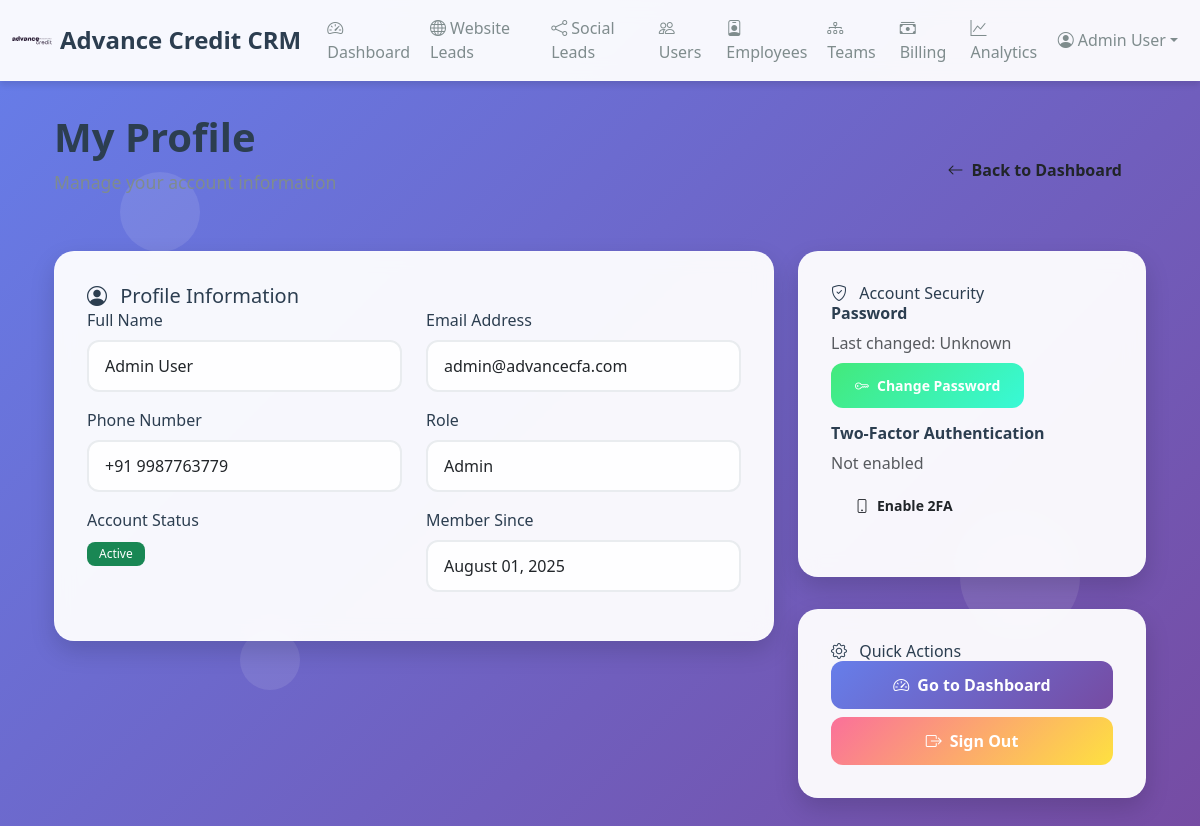
/crm/profile (signed in), run on the app's committed database.
### src/shared/crm_models.py (models this page shows)
class User(CRMBase):
    __tablename__ = "users"
    user_id = Column(Integer, primary_key=True, index=True)
    name = Column(String(128), nullable=False)
    email = Column(String(128), unique=True, nullable=False)
    phone = Column(String(32), unique=True, nullable=False)
    password_hash = Column(String(128), nullable=False)
    role = Column(String(32), default="employee")
    is_active = Column(Boolean, default=True)
    created_at = Column(DateTime, server_default=func.now())
    employee = relationship("Employee", back_populates="user", uselist=False)

### src/crm/routes.py (the view)
@router.get("/profile", response_class=HTMLResponse)
def user_profile(request: Request, db: Session = Depends(get_db)):
    if not request.session.get("user_id"):
        return RedirectResponse("/crm/login", status_code=status.HTTP_302_FOUND)
    user_id = request.session.get("user_id")
    user = db.query(User).filter(User.user_id == user_id).first()
    if not user:
        return RedirectResponse("/crm/login", status_code=status.HTTP_302_FOUND)
    return templates.TemplateResponse("profile.html", {
        "request": request,
        "user": user
    })

### src/crm/templates/profile.html (shortened to what this page needs)
{% extends 'base.html' %}
{% block content %}
<div class="container-fluid">
    <div class="d-flex justify-content-between align-items-center mb-4">
        <div>
            <h1 class="page-title">My Profile</h1>
            <p class="page-subtitle">Manage your account information</p>
        </div>
        <a href="/dashboard" class="btn btn-modern btn-secondary-modern">
            <i class="bi bi-arrow-left me-2"></i>Back to Dashboard
        </a>
    </div>
    <div class="row">
        <div class="col-lg-8">
            <div class="glass-card">
                <div class="card-header">
                    <h5 class="mb-0">
                        <i class="bi bi-person-circle me-2"></i>
                        Profile Information
                    </h5>
                </div>
                <div class="card-body">
                    <div class="row">
                        <div class="col-md-6 mb-3">
                            <label class="form-label">Full Name</label>
                            <input type="text" class="form-control form-control-modern" value="{{ user.name }}" readonly>
                        </div>
                        <div class="col-md-6 mb-3">
                            <label class="form-label">Email Address</label>
                            <input type="email" class="form-control form-control-modern" value="{{ user.email }}" readonly>
                        </div>
                    </div>
                    <div class="row">
                        <div class="col-md-6 mb-3">
                            <label class="form-label">Phone Number</label>
                            <input type="text" class="form-control form-control-modern" value="{{ user.phone }}" readonly>
                        </div>
                        <div class="col-md-6 mb-3">
                            <label class="form-label">Role</label>
                            <input type="text" class="form-control form-control-modern" value="{{ user.role|title }}" readonly>
                        </div>
                    </div>
                    <div class="row">
                        <div class="col-md-6 mb-3">
                            <label class="form-label">Account Status</label>
                            <div>
                                {% if user.is_active %}
                                <span class="badge badge-modern bg-success">Active</span>
                                {% else %}
                                <span class="badge badge-modern bg-danger">Inactive</span>
                                {% endif %}
                            </div>
                        </div>
                        <div class="col-md-6 mb-3">
                            <label class="form-label">Member Since</label>
                            <input type="text" class="form-control form-control-modern" value="{{ user.created_at.strftime('%B %d, %Y') }}" readonly>
                        </div>
                    </div>
                </div>
            </div>
        </div>
        <div class="col-lg-4">
            <div class="glass-card">
                <div class="card-header">
                    <h6 class="mb-0">
                        <i class="bi bi-shield-check me-2"></i>
                        Account Security
                    </h6>
                </div>
                <div class="card-body">
                    <div class="mb-3">
                        <h6 class="fw-bold">Password</h6>
                        <p class="text-muted mb-2">Last changed: Unknown</p>
                        <button class="btn btn-modern btn-warning-modern btn-sm">
                            <i class="bi bi-key me-2"></i>Change Password
                        </button>
                    </div>
                    <div class="mb-3">
                        <h6 class="fw-bold">Two-Factor Authentication</h6>
                        <p class="text-muted mb-2">Not enabled</p>
                        <button class="btn btn-modern btn-secondary-modern btn-sm">
                            <i class="bi bi-phone me-2"></i>Enable 2FA
                        </button>
                    </div>
                </div>
            </div>
            <div class="glass-card mt-4">
                <div class="card-header">
                    <h6 class="mb-0">
                        <i class="bi bi-gear me-2"></i>
                        Quick Actions
                    </h6>
                </div>
                <div class="card-body">
                    <div class="d-grid gap-2">
                        <a href="/dashboard" class="btn btn-modern btn-primary-modern">
                            <i class="bi bi-speedometer2 me-2"></i>Go to Dashboard
                        </a>
                        <a href="/logout" class="btn btn-modern btn-danger-modern">
                            <i class="bi bi-box-arrow-right me-2"></i>Sign Out
                        </a>
                    </div>
                </div>
            </div>
        </div>
    </div>
</div>
{% endblock %}

### src/crm/templates/base.html (shortened to what this page needs)
<!DOCTYPE html>
<html lang="en">
<head>
    <link href="https://cdn.jsdelivr.net/npm/bootstrap@5.3.0/dist/css/bootstrap.min.css" rel="stylesheet">
    <link href="https://cdn.jsdelivr.net/npm/bootstrap-icons@1.10.0/font/bootstrap-icons.css" rel="stylesheet">
</head>
<body>
    <div class="floating-shapes">
        <div class="shape"></div>
        <div class="shape"></div>
        <div class="shape"></div>
    </div>
    <nav class="navbar navbar-expand-lg">
        <div class="container-fluid">
            <a class="navbar-brand d-flex align-items-center" href="/crm/dashboard">
                <img src="/crm/static/ac-logo-1.svg" alt="Logo" width="40" height="40" class="me-2">
                Advance Credit CRM
            </a>
            <div class="collapse navbar-collapse" id="navbarNav">
                <ul class="navbar-nav me-auto">
                    <li class="nav-item">
                        <a class="nav-link {% if request.url.path == '/crm/dashboard' %}active{% endif %}" href="/crm/dashboard">
                            <i class="bi bi-speedometer2 me-1"></i>Dashboard
                        </a>
                    </li>
                    <li class="nav-item">
                        <a class="nav-link {% if request.url.path.startswith('/crm/website-leads') %}active{% endif %}" href="/crm/website-leads">
                            <i class="bi bi-globe me-1"></i>Website Leads
                        </a>
                    </li>
                    <li class="nav-item">
                        <a class="nav-link {% if request.url.path.startswith('/crm/social-leads') %}active{% endif %}" href="/crm/social-leads">
                            <i class="bi bi-share me-1"></i>Social Leads
                        </a>
                    </li>
                    <li class="nav-item">
                        <a class="nav-link {% if request.url.path.startswith('/crm/users') %}active{% endif %}" href="/crm/users">
                            <i class="bi bi-people me-1"></i>Users
                        </a>
                    </li>
                    <li class="nav-item">
                        <a class="nav-link {% if request.url.path.startswith('/crm/employees') %}active{% endif %}" href="/crm/employees">
                            <i class="bi bi-person-badge me-1"></i>Employees
                        </a>
                    </li>
                    <li class="nav-item">
                        <a class="nav-link {% if request.url.path.startswith('/crm/teams') %}active{% endif %}" href="/crm/teams">
                            <i class="bi bi-diagram-3 me-1"></i>Teams
                        </a>
                    </li>
                    <li class="nav-item">
                        <a class="nav-link {% if request.url.path.startswith('/crm/billing') %}active{% endif %}" href="/crm/billing">
                            <i class="bi bi-cash-stack me-1"></i>Billing
                        </a>
                    </li>
                    <li class="nav-item">
                        <a class="nav-link {% if request.url.path.startswith('/crm/analytics') %}active{% endif %}" href="/crm/analytics">
                            <i class="bi bi-graph-up me-1"></i>Analytics
                        </a>
                    </li>
                </ul>
                <ul class="navbar-nav">
                    {% if request.session.get('user_id') %}
                    <li class="nav-item dropdown">
                        <a class="nav-link dropdown-toggle d-flex align-items-center" href="#" data-bs-toggle="dropdown">
                            <i class="bi bi-person-circle me-1"></i>
                            {{ request.session.get('user_name', 'Profile') }}
                        </a>
                    </li>
                    {% else %}
                    <li class="nav-item">
                        <a class="nav-link" href="/crm/login"><i class="bi bi-box-arrow-in-right me-1"></i>Login</a>
                    </li>
                    {% endif %}
                </ul>
            </div>
        </div>
    </nav>
    <div class="main-container">
        <div class="container">
            {% block content %}{% endblock %}
        </div>
    </div>
</body>
</html>

### src/crm/templates/base.html (style rules this page uses)
:root { --primary-gradient: linear-gradient(135deg, #667eea 0%, #764ba2 100%); --secondary-gradient: linear-gradient(135deg, #f093fb 0%, #f5576c 100%); --success-gradient: linear-gradient(135deg, #4facfe 0%, #00f2fe 100%); --warning-gradient: linear-gradient(135deg, #43e97b 0%, #38f9d7 100%); --danger-gradient: linear-gradient(135deg, #fa709a 0%, #fee140 100%); --glass-bg: rgba(255, 255, 255, 0.95); --glass-border: rgba(255, 255, 255, 0.2); --text-primary: #2c3e50; --text-secondary: #7f8c8d; --shadow-light: 0 4px 6px rgba(0, 0, 0, 0.1); --shadow-medium: 0 10px 25px rgba(0, 0, 0, 0.15); --shadow-heavy: 0 20px 40px rgba(0, 0, 0, 0.1); }
body { background: var(--primary-gradient); min-height: 100vh; font-family: 'Segoe UI', Tahoma, Geneva, Verdana, sans-serif; color: var(--text-primary); }
.navbar { background: var(--glass-bg); backdrop-filter: blur(10px); border-bottom: 1px solid var(--glass-border); box-shadow: var(--shadow-light); }
.navbar-brand { font-weight: 700; font-size: 1.5rem; color: var(--text-primary) !important; }
.nav-link { color: var(--text-secondary) !important; font-weight: 500; transition: all 0.3s ease; border-radius: 8px; margin: 0 2px; }
.main-container { min-height: calc(100vh - 80px); padding: 2rem 0; }
.glass-card { background: var(--glass-bg); backdrop-filter: blur(10px); border-radius: 20px; border: 1px solid var(--glass-border); box-shadow: var(--shadow-medium); padding: 2rem; margin-bottom: 2rem; }
.btn-modern { border-radius: 12px; padding: 12px 24px; font-weight: 600; transition: all 0.3s ease; border: none; }
.btn-primary-modern { background: var(--primary-gradient); color: white; }
.btn-warning-modern { background: var(--warning-gradient); color: white; }
.btn-danger-modern { background: var(--danger-gradient); color: white; }
.form-control-modern { border-radius: 12px; border: 2px solid #e9ecef; padding: 12px 16px; transition: all 0.3s ease; background: rgba(255, 255, 255, 0.9); }
.page-title { color: var(--text-primary); font-weight: 700; font-size: 2.5rem; margin-bottom: 0.5rem; }
.page-subtitle { color: var(--text-secondary); font-size: 1.1rem; margin-bottom: 2rem; }
.floating-shapes { position: fixed; top: 0; left: 0; width: 100%; height: 100%; overflow: hidden; z-index: -1; pointer-events: none; }
.shape { position: absolute; background: rgba(255, 255, 255, 0.1); border-radius: 50%; animation: float 6s ease-in-out infinite; }
.shape:nth-child(1) { width: 80px; height: 80px; top: 20%; left: 10%; animation-delay: 0s; }
.shape:nth-child(2) { width: 120px; height: 120px; top: 60%; right: 10%; animation-delay: 2s; }
.shape:nth-child(3) { width: 60px; height: 60px; bottom: 20%; left: 20%; animation-delay: 4s; }
.badge-modern { border-radius: 8px; padding: 6px 12px; font-weight: 500; }

### data on the page
User: session.get "Admin User", name "Admin User", email "admin@advancecfa.com", phone "+91 9987763779", role "Admin", created_at "August 01, 2025"
